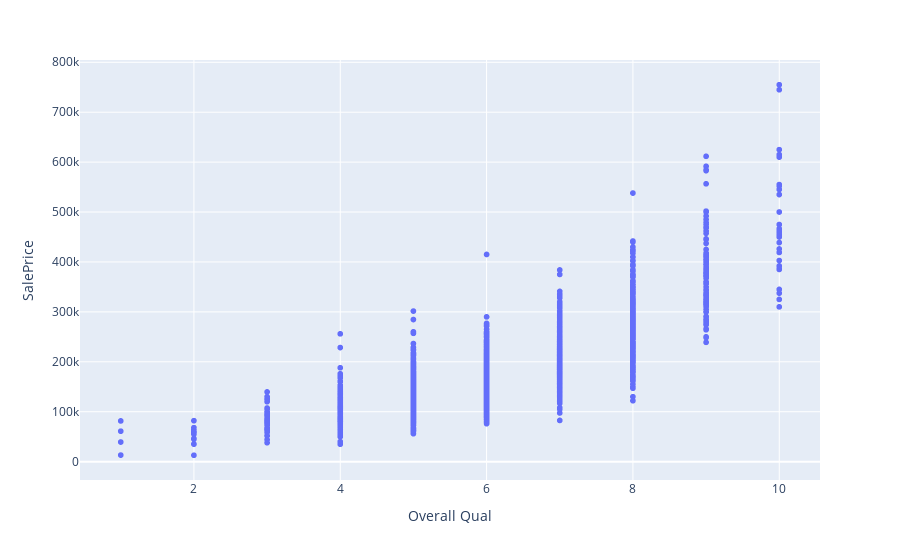

Notebook code for this chart:
### Markdown cell above
### getting the outliers

### Code cell
px.scatter(df,x = 'Overall Qual' , y= 'SalePrice').show()

### Figure 1 — Plotly figure (JSON) as saved in the notebook; plotly's stock layout.template omitted (floating-point values rounded to 4 significant figures; data arrays with more than 128 entries replaced by an {"elided": "..."} marker saying what was removed)
{"data": [{"hovertemplate": "Overall Qual=%{x}<br>SalePrice=%{y}<extra></extra>", "legendgroup": "", "marker": {"color": "#636efa", "symbol": "circle"}, "mode": "markers", "name": "", "showlegend": false, "type": "scattergl", "x": {"elided": "2926 int values"}, "xaxis": "x", "y": {"elided": "2926 int values"}, "yaxis": "y"}], "layout": {"legend": {"tracegroupgap": 0}, "margin": {"t": 60}, "xaxis": {"anchor": "y", "domain": [0, 1], "title": {"text": "Overall Qual"}}, "yaxis": {"anchor": "x", "domain": [0, 1], "title": {"text": "SalePrice"}}}}
